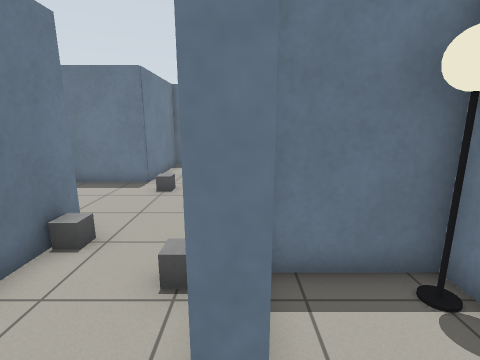
view 1 (above)

20 first-person views from a walk through a Gazebo world. The camera is 1.3 m above the floor, tilts 12° down and sees 85° across. The floor is counted in squares, 0.5 m on a side. Each view is taken from the middle of a square. On the plan, view 1 faces up. The plan holds only what a view shows up to about 18 squares ahead; the rest is blank. Simple patterns stand in for the simulator's built-in surfaces. Simple shapes stand in for some stock models. Surface patterns are stand-ins for the level's own textures.

view 2
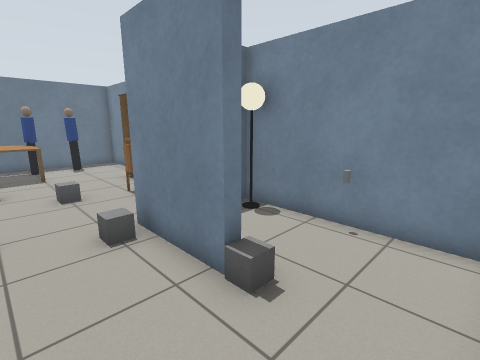

view 3
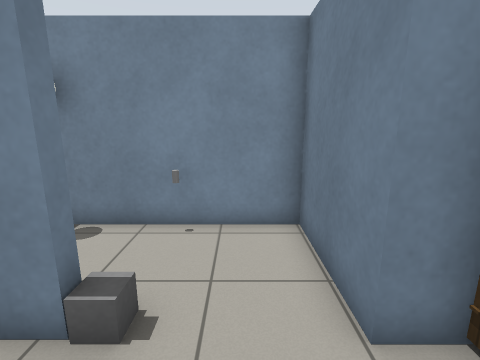

view 4
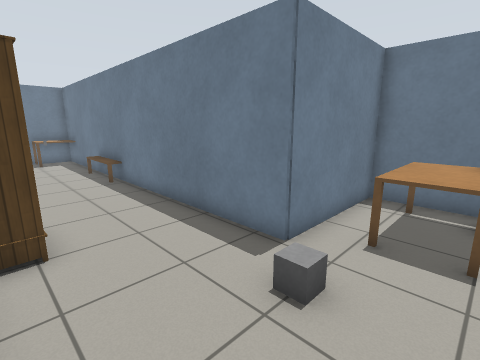

view 5
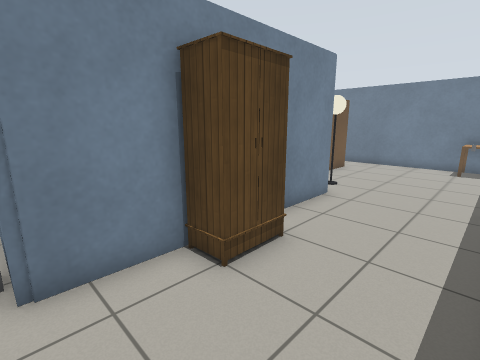

view 6
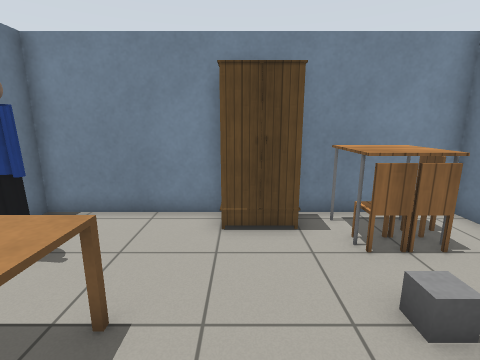

view 7
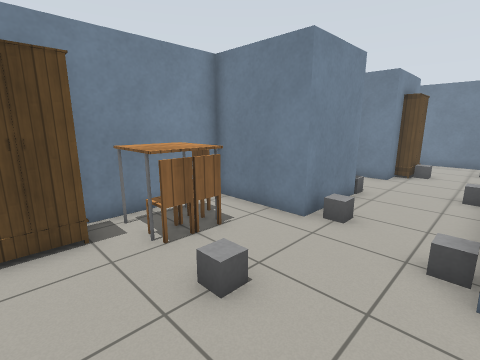

view 8
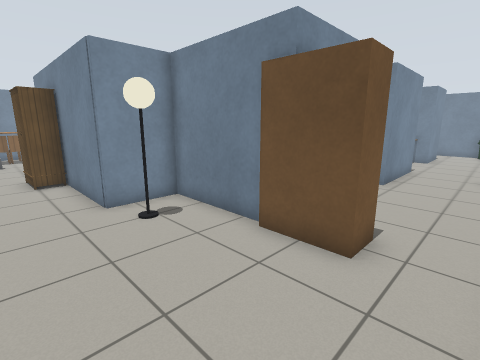

view 9
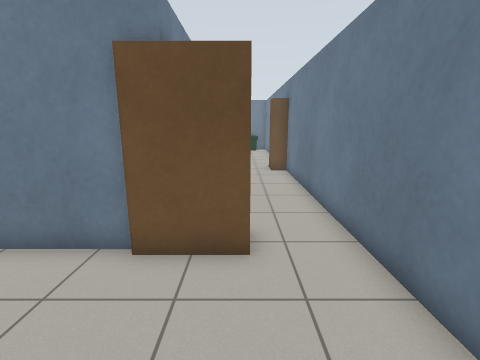

view 10
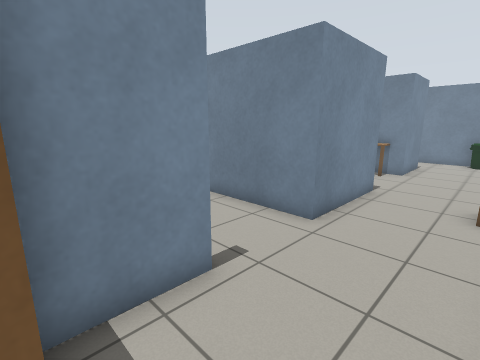

view 11
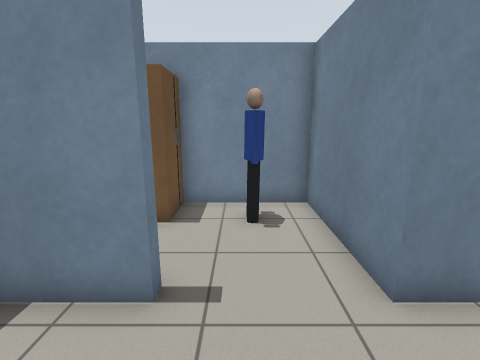

view 12
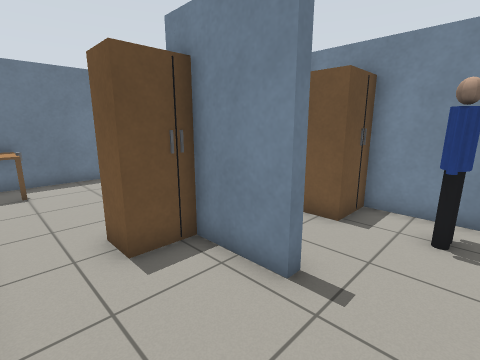

view 13
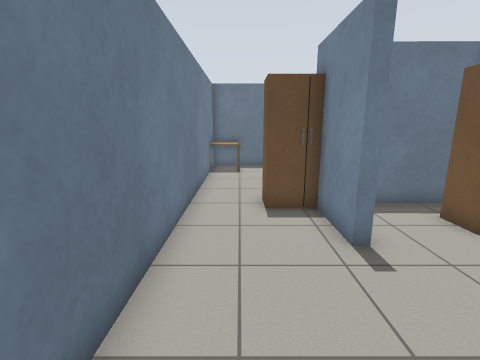

view 14
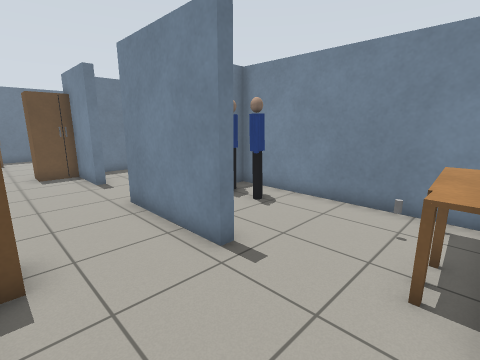

view 15
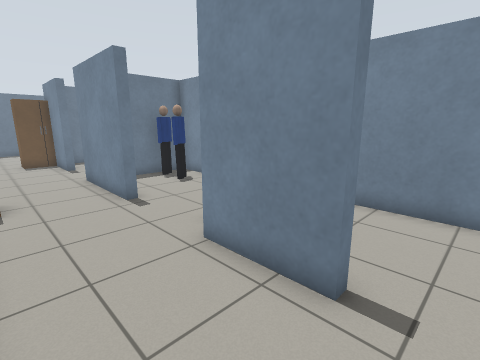

view 16
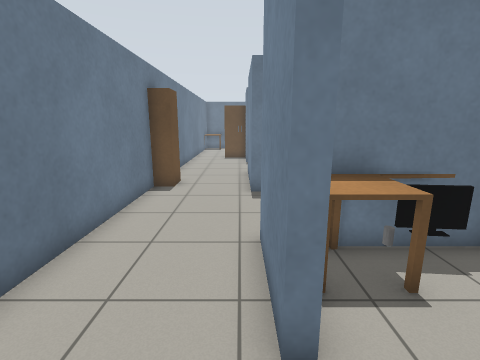

view 17
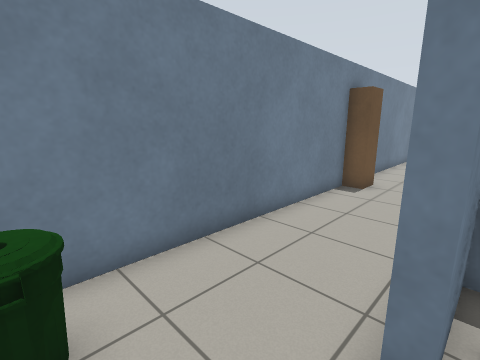

view 18
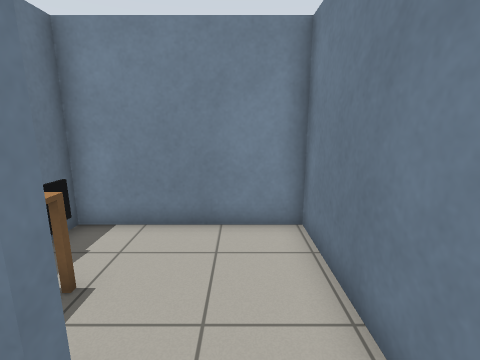

view 19
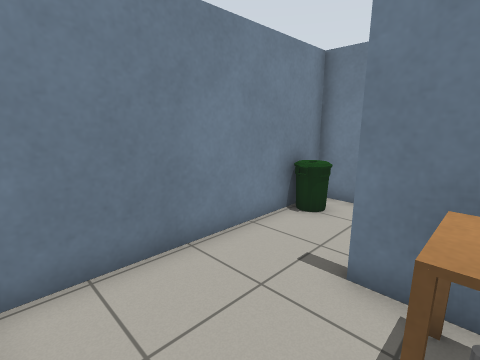

view 20
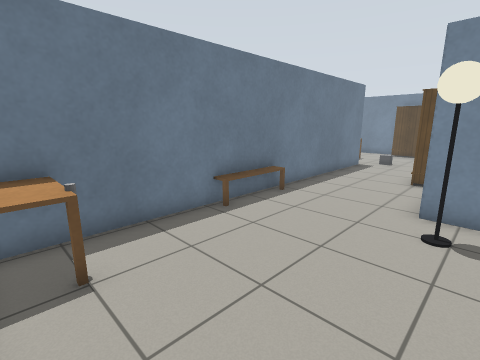

### Floor plan
Ten units are one square. View 1 is at (0, 0); x grows to the right and y downward. Boxes are objects, and circles mark ways between rooms. Rooms are numbered by the first view taken in them; rooms with no view inside come last. Other rooms are left out.
<svg viewBox="-240 -173 281 365">
<path fill="none" stroke="#000" d="M-3 26 36 26 36 -42 5 -42M-33 95 -3 95M-3 38 -3 26M-3 -14 -3 -46M-177 -39 -135 -38 -135 -64 -42 -64 -42 -40M-181 -3 -186 -3 -186 -30M-3 -46 36 -46 36 -92M36 -115 36 -168 -42 -168 -42 -116 -227 -116 -227 55M-186 80 -186 33 -174 33M-227 75 -227 85M-181 126 -181 156 -186 156 -186 124M-181 80 -186 80M-135 119 -135 37 -164 37M-227 85 -227 187 -135 187 -135 126M-142 -34 -175 -35M-174 33 -135 33 -135 -10"/>
<rect x="-5" y="-15" width="10" height="10" fill="#bbb"><title>grey box</title></rect>
<rect x="25" y="-15" width="10" height="10" fill="#bbb"><title>other object</title></rect>
<rect x="25" y="-45" width="10" height="20" fill="#bbb"><title>lamp</title></rect>
<rect x="-45" y="-5" width="10" height="10" fill="#bbb"><title>grey box</title></rect>
<rect x="-15" y="35" width="10" height="20" fill="#bbb"><title>grey box</title></rect>
<rect x="-15" y="-45" width="10" height="10" fill="#bbb"><title>grey box</title></rect>
<rect x="-235" y="55" width="20" height="20" fill="#bbb"><title>wardrobe</title></rect>
<rect x="-225" y="-125" width="20" height="30" fill="#bbb"><title>kitchen table</title></rect>
<rect x="-215" y="-105" width="10" height="10" fill="#bbb"><title>other object</title></rect>
<rect x="-205" y="-45" width="20" height="20" fill="#bbb"><title>wardrobe</title></rect>
<rect x="-165" y="-115" width="30" height="10" fill="#bbb"><title>bench</title></rect>
<rect x="-155" y="-65" width="10" height="10" fill="#bbb"><title>lamp</title></rect>
<rect x="-95" y="-75" width="30" height="10" fill="#bbb"><title>wardrobe</title></rect>
<rect x="-45" y="-55" width="10" height="10" fill="#bbb"><title>grey box</title></rect>
<rect x="-35" y="-105" width="10" height="10" fill="#bbb"><title>grey box</title></rect>
<rect x="-35" y="-165" width="30" height="40" fill="#bbb"><title>kitchen table</title></rect>
<rect x="-15" y="-85" width="10" height="10" fill="#bbb"><title>grey box</title></rect>
<rect x="-15" y="-165" width="10" height="20" fill="#bbb"><title>person</title></rect>
<rect x="5" y="-75" width="10" height="10" fill="#bbb"><title>chair</title></rect>
<rect x="5" y="-85" width="10" height="10" fill="#bbb"><title>chair</title></rect>
<rect x="5" y="-165" width="10" height="20" fill="#bbb"><title>person</title></rect>
<rect x="15" y="-85" width="20" height="20" fill="#bbb"><title>table</title></rect>
<rect x="15" y="-115" width="20" height="20" fill="#bbb"><title>wardrobe</title></rect>
<rect x="25" y="-65" width="10" height="10" fill="#bbb"><title>chair</title></rect>
<rect x="-225" y="175" width="20" height="10" fill="#bbb"><title>bin</title></rect>
<rect x="-185" y="115" width="30" height="30" fill="#bbb"><title>table</title></rect>
<rect x="-165" y="125" width="20" height="10" fill="#bbb"><title>TV</title></rect>
<rect x="-165" y="105" width="30" height="20" fill="#bbb"><title>table</title></rect>
<rect x="-155" y="105" width="10" height="10" fill="#bbb"><title>other object</title></rect>
<rect x="-155" y="55" width="10" height="10" fill="#bbb"><title>person</title></rect>
<rect x="-155" y="35" width="10" height="20" fill="#bbb"><title>person</title></rect>
<rect x="-155" y="5" width="10" height="10" fill="#bbb"><title>person</title></rect>
<rect x="-155" y="-25" width="20" height="20" fill="#bbb"><title>wardrobe</title></rect>
<circle cx="0" cy="5" r="3" fill="#2a7"/>
<circle cx="-25" cy="-50" r="3" fill="#2a7"/>
<circle cx="-205" cy="78" r="3" fill="#2a7"/>
<circle cx="-180" cy="10" r="3" fill="#2a7"/>
<text x="20" y="0">1</text>
<text x="-60" y="80">2</text>
<text x="-110" y="-70">3</text>
<text x="-180" y="120">4</text>
<text x="-160" y="-10">5</text>
</svg>
Room 1 opens to room 2. Room 2 opens to room 3. Room 3 opens to room 4. Room 3 opens to room 5.

Where each view was taken, in squares from view 1:
view 1: 0 up, 0 right, facing up
view 2: 2 down, 3 left, facing up-right
view 3: 1 down, 3 left, facing right
view 4: 7 up, 1 left, facing up-left
view 5: 11 up, 4 left, facing down-left
view 6: 11 up, 4 left, facing right
view 7: 11 up, 4 left, facing down-right
view 8: 9 up, 22 left, facing down-right
view 9: 9 up, 20 left, facing down
view 10: 3 up, 22 left, facing down-right
view 11: 1 down, 22 left, facing right
view 12: 2 down, 22 left, facing up-right
view 13: 5 down, 21 left, facing up
view 14: 12 down, 22 left, facing up-right
view 15: 17 down, 22 left, facing up-right
view 16: 18 down, 19 left, facing up
view 17: 18 down, 18 left, facing up-left
view 18: 17 down, 20 left, facing right
view 19: 14 down, 14 left, facing down-left
view 20: 5 up, 22 left, facing up-right
